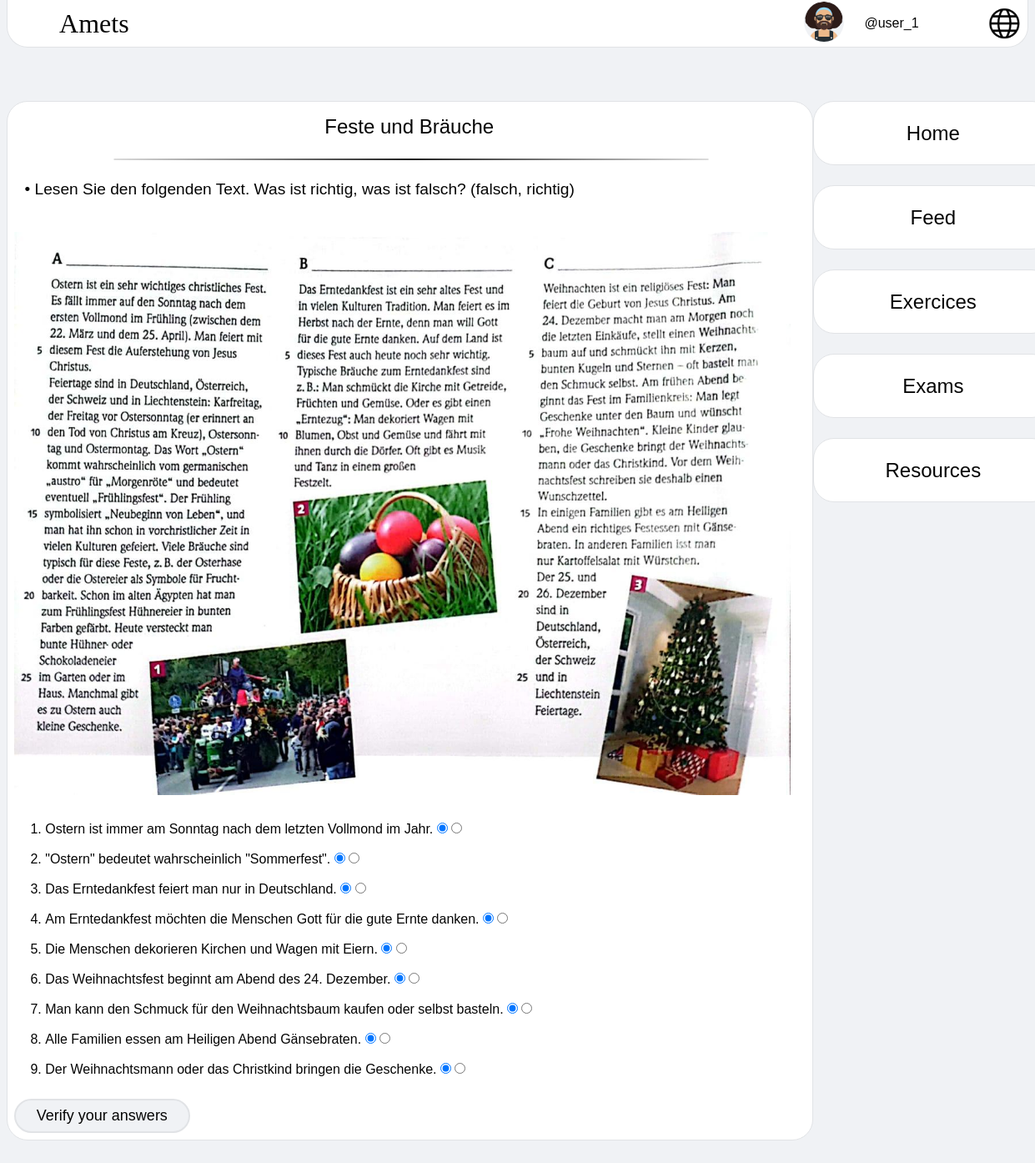
The app's page /exercises/2/ (signed in) with its own data.
### index/models.py (models this page shows, shortened)
class Profile (models.Model):
    user = models.OneToOneField(User, on_delete= models.CASCADE, unique= True)
    profile_points = models.IntegerField(default= 0)
    class ProfileAvatar (models.TextChoices):
        AVATAR_0 = 'index/images/avatars/avatar_0.png'
        AVATAR_1 = 'index/images/avatars/avatar_1.png'
        AVATAR_2 = 'index/images/avatars/avatar_2.png'
        AVATAR_3 = 'index/images/avatars/avatar_3.png'
        AVATAR_4 = 'index/images/avatars/avatar_4.png'
        AVATAR_5 = 'index/images/avatars/avatar_5.png'
    profile_avatar = models.CharField (max_length= 255, choices= ProfileAvatar.choices, default= ProfileAvatar.AVATAR_0)

class Exercise (models.Model):
    exercise_title = models.CharField(max_length=255)
    exercise_statement = models.TextField()
    exercise_options = models.CharField (max_length= 255, blank= True)
    exercise_documents = models.ManyToManyField(Document, blank= True)
    exercise_questions = models.ManyToManyField(Question)
    class ExerciseLevel (models.TextChoices):
        A1 = 'A1'
        A2 = 'A2'
        B1 = 'B1'
        B2 = 'B2'
        C1 = 'C1'
    exercise_level = models.CharField (max_length= 2, choices= ExerciseLevel.choices)
    def getType (self):
        return self.exercise_questions.all()[0].question_type
    def hasOptions (self):
        return len(self.exercise_options) != 0
    def getQuestions (self):
        return self.exercise_questions.all()
    def getDocuments (self):
        return self.exercise_documents.all()

class Document (models.Model):
    class DocumentType (models.TextChoices):
        AUDIO = 'AUD'
        IMAGE = 'IMG'
    document_type = models.CharField (max_length= 3, choices= DocumentType.choices)
    def upload_to (instance, filename):
        if ('.png' in filename) or ('.jpg' in filename):
            return 'index/static/index/documents/images/' +filename
        else:
            return 'index/static/index/documents/audios/' +filename
    document_file = models.FileField (upload_to= upload_to)
    def getPath (self):
        path = self.document_file.path
        return path[path.find('index/documents/'):]
    def isAudio (self):
        return self.document_type == self.DocumentType.AUDIO

class Question (models.Model):
    question_statement = models.TextField()
    question_documents = models.ManyToManyField(Document, blank= True)
    question_answers = models.CharField (max_length= 255)
    class QuestionType (models.TextChoices):
        INPUT = 'INP'
        TRUE_FALSE = 'TOF'
        ONE_CHOICE = 'OIM'
    question_type = models.CharField (max_length= 3, choices= QuestionType.choices)
    def getStatementAsList (self):
        list = []
        holder = []
        for element in self.question_statement.split():
            if element == '~' or element == '*':
                list.append(' ' +' '.join(holder) +' ')
                holder = []
                list.append(element)
            else:
                holder.append(element)
        if len(holder) != 0:
            list.append(' ' +' '.join(holder))
        return list

### index/views.py (the view)
# urls.py: path('exercises/<int:exercise_id>/', views.exercise, name='exercise'),
def exercise(request, exercise_id):
    context = {'user': request.user}
    exercise = Exercise.objects.get(id= exercise_id)
    context['exercise'] = exercise
    if request.method == 'POST':
        exercise.doMagic(request, context)
        context['evaluated'] = True
    return render(request, 'index/exercise.html', context)

### index/templates/index/exercise.html (shortened to what this page needs)
{% load static %}
<!DOCTYPE html>
<html>
    <head>
        <link rel="stylesheet" type="text/css" href="{% static 'index/exercise.css' %}">
    </head>
    <body>
        <div id="nav_bar">
            <a id="logo" href="{% url 'index:home' %}">Amets</a>
            <div id="user_block">
                {% if user.is_authenticated %}
                    <a href="{% url 'index:profile' user.username %}">
                        <img id="avatar_icon" src="{% static user.profile.profile_avatar %}" alt="Avatar icon" width="45.2" height="48">
                    </a>
                    <a id="username" href="{% url 'index:profile' user.username %}">@{{user.username}}</a>
                {% else %}
                    <a id="sign_in" href="{% url 'index:sign_in' %}">Sign in</a>
                {% endif %}
            </div>
            <img id="language_icon" src="{% static 'index/images/language_icon.png' %}" alt="Language icon" width="56" height="56" onclick="select()">
        </div>
        <div id="main_panel">
            <div id="exercise_div">
                <div id="exercise_container">
                    <span id="exercise_title">{{exercise.exercise_title}}</span>
                    <hr id="exercise_line">
                    <p id="exercise_statement">• {{exercise.exercise_statement}}</p>
                    {% for document in exercise.getDocuments %}
                        {% if document.isAudio %}
                            <audio controls class="exercise_documents audio">
                                <source src="{% static document.getPath %}" type="audio/mpeg">
                                Your browser does not support audio elements.
                            </audio>
                        {% else %}
                            <img class="exercise_documents image" src="{% static document.getPath %}" alt="Exercise document">
                        {% endif %}
                    {% endfor %}
                    <form id="exercise_form" action="{% url 'index:exercise' exercise.id %}" method="post">
                        {% if exercise.getType == 'INP' %}
                            <ol id="exercise_questions">
                                {% for question in exercise.getQuestions %}
                                    <li class="exercise_question">
                                        {% for element in question.getStatementAsList %}
                                        {% if element == '~'%}
                                            <input class="input" type="text" name="{{question.id}}_{{forloop.counter}}" size="24">
                                        {% elif element == '*' %}
                                            DOCUMENT_NOT_YET_IMPLIMENTED
                                        {% else %}
                                            {{element}}
                                        {% endif %}
                                        {% endfor %}
                                    </li>
                                    <br>
                                {% endfor %}
                            </ol>
                        {% elif exercise.getType == 'TOF' %}
                            <ol id="exercise_questions">
                                {% for question in exercise.getQuestions %}
                                    <li class="exercise_question">
                                        {% for element in question.getStatementAsList %}
                                            {% if element == '~'%}
                                            <input class="input" type="radio" name="{{question.id}}" value="0" checked>
                                            <input class="input" type="radio" name="{{question.id}}" value="1">
                                            {% elif element == '*' %}
                                                DOCUMENT_NOT_YET_IMPLIMENTED
                                            {% else %}
                                                {{element}}
                                            {% endif %}
                                        {% endfor %}
                                    </li>
                                    <br>
                                {% endfor %}
                            </ol>
                        {% endif %}
                        <input id="exercise_submit" type="submit" value="Verify your answers">
                    </form>
                </div>
            </div>
            <div id="side_panel">
                <a href="{% url 'index:home' %}">Home</a>
                <a href="{% url 'index:feed' %}">Feed</a>
                {% if user.is_authenticated %}
                    <a href="{% url 'index:exercises' %}">Exercices</a>
                    <a href="{% url 'index:exams' %}">Exams</a>
                    <a href="{% url 'index:resources' %}">Resources</a>
                {% endif %}
            </div>
        </div>
    </body>
</html>

### index/static/index/exercise.css (style rules this page uses)
* { margin: 0; padding: 0; font-family: Arial, Helvetica, sans-serif; color: rgb(5, 5, 5); }
:link { text-decoration: none; }
body { background-color: rgb(240, 242, 245); display: flex; flex-flow: column nowrap; }
#nav_bar { background-color: rgb(255, 255, 255); border-color: rgb(225, 227, 230); border-style: solid; border-width: 1px; border-top-width: 0px; border-bottom-left-radius: 25px; border-bottom-right-radius: 25px; position: sticky; top: 0px; margin-left: 8px; margin-right: 8px; display: flex; flex-flow: row nowrap; align-items: center; }
#logo { font-family: "Unica One", "Regular" !important; font-size: 32px; margin-right: auto; margin-left: 5vw; transition: font-size 0.5s ease; }
#user_block { margin-left: auto; display: flex; flex-flow: row nowrap; align-items: center; }
#avatar_icon { margin-right: 2vw; border-color: transparent; border-style: solid; border-width: 1px; border-radius: 50%; background-color: rgb(240, 242, 245); }
#username { margin-right: 2vw; }
#language_icon { cursor: pointer; margin-left: 4vw; }
#main_panel { margin-left: 8px; margin-right: 8px; margin-top: 8vh; display: flex; flex-flow: row nowrap; align-items: flex-start; }
#exercise_container { margin-bottom: 4vh; padding: 8px; width: 76.5vw; display: flex; flex-flow: column nowrap; align-items: flex-start; background-color: rgb(255, 255, 255); border-color: rgb(225, 227, 230); border-style: solid; border-width: 1px; border-radius: 25px; }
#exercise_title { white-space: nowrap; margin-left: 30vw; margin-top: 1vh; font-size: x-large; }
#exercise_line { width: 75%; margin-top: 3vh; margin-bottom: 3vh; margin-left: 12.5%; border-style: solid; border-width: 1px; border-image-source: linear-gradient(to right, rgb(255, 255, 255), rgb(32, 32, 32), rgb(255, 255, 255)); border-image-slice: 8%; border-radius: 25px; }
#exercise_statement { font-size: larger; margin-bottom: 4vh; margin-right: auto; margin-left: 1vw; }
.exercise_documents { margin-top: 1vh; margin-bottom: 4vh; }
.exercise_documents.image { max-width: 75vw; max-height: 75vw; }
#exercise_questions { margin-left: 3vw; }
#exercise_submit { margin-top: 1vh; cursor: pointer; background-color: rgb(240, 242, 245); border-style: solid; border-width: 2px; border-color: rgb(225, 227, 230); border-radius: 25px; padding: 1vh 2vw 1vh 2vw; font-size: large; }
#side_panel { margin-left: auto; display: flex; flex-flow: column nowrap; align-items: center; }
#side_panel > * { background-color: rgb(255, 255, 255); border-color: rgb(225, 227, 230); border-style: solid; border-width: 1px; border-radius: 25px; margin-bottom: 3vh; min-width: 285px; min-height: 75px; text-align: center; line-height: 75px; font-size: 24px; }

### records on screen
Exercise: exercise_title "Feste und Bräuche", exercise_statement "Lesen Sie den folgenden Text. Was ist richtig, was ist falsch? (falsch, richtig)"
Document: document_file (picture)
Question: getStatementAsList "Ostern ist immer am Sonntag nach dem letzten Vollmond im Jahr."
Question: getStatementAsList "\"Ostern\" bedeutet wahrscheinlich \"Sommerfest\"."
Question: getStatementAsList "Das Erntedankfest feiert man nur in Deutschland."
Question: getStatementAsList "Am Erntedankfest möchten die Menschen Gott für die gute Ernte danken."
Question: getStatementAsList "Die Menschen dekorieren Kirchen und Wagen mit Eiern."
Question: getStatementAsList "Das Weihnachtsfest beginnt am Abend des 24. Dezember."
Question: getStatementAsList "Man kann den Schmuck für den Weihnachtsbaum kaufen oder selbst basteln."
Question: getStatementAsList "Alle Familien essen am Heiligen Abend Gänsebraten."
Question: getStatementAsList "Der Weihnachtsmann oder das Christkind bringen die Geschenke."

### other values on screen
{{ user.username }} "user_1"
